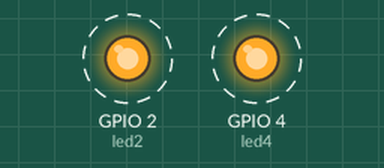
Recording of a sketch running on a simulated ESP32. Shown: output pins drawn as LEDs (lit = HIGH). Dashed ring = blinking.

Above: at 0.15 s.
Timing chart, 0 to 3.0 s (numbered marks = the images above):
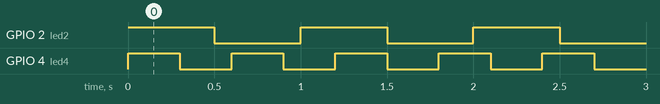

The sketch:

Part_3.2.ino
```cpp
#if CONFIG_FREERTOS_UNICORE
static const BaseType_t app_cpu = 0;
#else
static const BaseType_t app_cpu = 1;
#endif

static const int led2=2;
static const int led4=4;

void toggleLED_1(void *parameter) {
  while(1) {
    digitalWrite(led2, HIGH);
    vTaskDelay(500 / portTICK_PERIOD_MS);
    digitalWrite(led2, LOW);
    vTaskDelay(500 / portTICK_PERIOD_MS);
  }
}
void toggleLED_2(void *parameter) {
  while(1) {
    digitalWrite(led4, HIGH);
    vTaskDelay(300 / portTICK_PERIOD_MS);
    digitalWrite(led4, LOW);
    vTaskDelay(300 / portTICK_PERIOD_MS);
  }
}

void setup() {

  pinMode(led4, OUTPUT);
  pinMode(led2, OUTPUT);
  xTaskCreatePinnedToCore(toggleLED_1,"Toggle 1",1024,NULL,1,NULL,app_cpu);
  xTaskCreatePinnedToCore(toggleLED_2,"Toggle 1",1024,NULL,1,NULL,app_cpu);

}

void loop() {

}
```

Measured:
- by itself, GPIO 2 (led2): alternates HIGH for 0.50 s and LOW for 0.50 s
- by itself, GPIO 4 (led4): alternates HIGH for 0.30 s and LOW for 0.30 s
- by itself, everything shown: repeats every 3.0 s, in 14 steps
